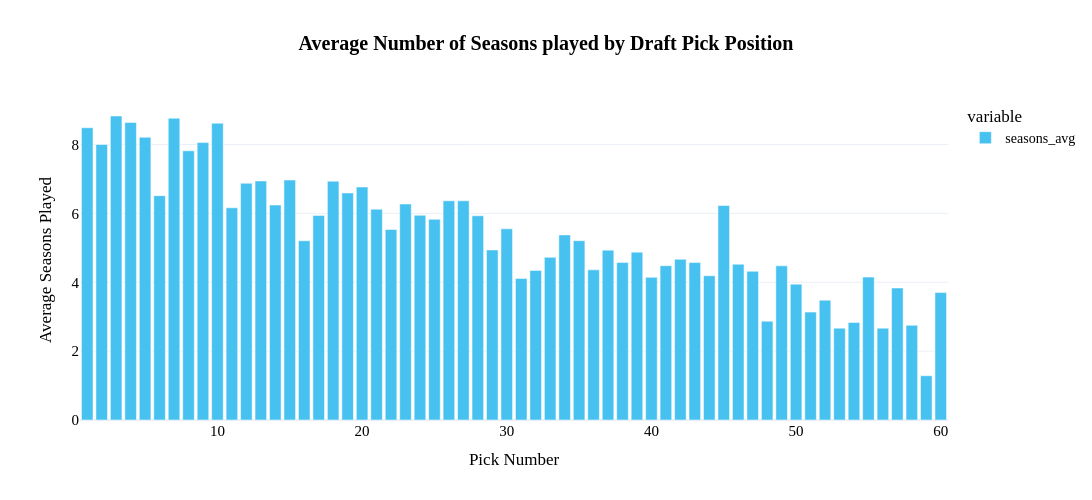

Notebook cell for this chart:
### Code cell
fig_pick_season_cnt = px.bar(
  season_game_count_by_pick[season_game_count_by_pick["OVERALL_PICK"]<61], 
  x="OVERALL_PICK", 
  y=["seasons_avg"],
  # color="PLAYER_NAME_LAST_FIRST",
  template='plotly_white',
  title="<b>Average Number of Seasons played by Draft Pick Position</b>", 
#   line_shape='spline',
  height=500, 
  width=1400,
  )
fig_pick_season_cnt.update_layout(
    # showlegend=False,
    title_x=0.5,
    xaxis_title="Pick Number",
    yaxis_title="Average Seasons Played",
    hoverlabel=dict(
        bgcolor="white",
        font_size=16,
        font_family="PT Sans Narrow"
    ),
    yaxis = dict(tickfont = dict(size=15)),
    xaxis = dict(tickfont = dict(size=15)),
    font=dict(
        family="PT Sans Narrow",
        size=14,
        color="Black"
    ),
    title_font_family="PT Sans Narrow"
)

fig_pick_season_cnt.update_traces(marker_color='#46C1F0')

fig_pick_season_cnt

### Figure 1 — Plotly figure (JSON) as saved in the notebook; plotly's stock layout.template omitted (floating-point values rounded to 4 significant figures)
{"data": [{"alignmentgroup": "True", "hovertemplate": "variable=seasons_avg<br>OVERALL_PICK=%{x}<br>value=%{y}<extra></extra>", "legendgroup": "seasons_avg", "marker": {"color": "#46C1F0", "pattern": {"shape": ""}}, "name": "seasons_avg", "offsetgroup": "seasons_avg", "orientation": "v", "showlegend": true, "textposition": "auto", "type": "bar", "x": [1, 2, 3, 4, 5, 6, 7, 8, 9, 10, 11, 12, 13, 14, 15, 16, 17, 18, 19, 20, 21, 22, 23, 24, 25, 26, 27, 28, 29, 30, 31, 32, 33, 34, 35, 36, 37, 38, 39, 40, 41, 42, 43, 44, 45, 46, 47, 48, 49, 50, 51, 52, 53, 54, 55, 56, 57, 58, 59, 60], "xaxis": "x", "y": [8.487, 8, 8.829, 8.639, 8.211, 6.515, 8.765, 7.818, 8.056, 8.618, 6.162, 6.875, 6.943, 6.242, 6.969, 5.206, 5.941, 6.935, 6.594, 6.767, 6.121, 5.533, 6.273, 5.944, 5.828, 6.367, 6.367, 5.931, 4.939, 5.552, 4.111, 4.345, 4.724, 5.375, 5.208, 4.36, 4.933, 4.577, 4.875, 4.143, 4.481, 4.667, 4.571, 4.19, 6.227, 4.524, 4.318, 2.87, 4.476, 3.944, 3.133, 3.48, 2.667, 2.833, 4.15, 2.667, 3.833, 2.75, 1.286, 3.7], "yaxis": "y"}], "layout": {"barmode": "relative", "font": {"color": "Black", "family": "PT Sans Narrow", "size": 14}, "height": 500, "hoverlabel": {"bgcolor": "white", "font": {"family": "PT Sans Narrow", "size": 16}}, "legend": {"title": {"text": "variable"}, "tracegroupgap": 0}, "title": {"font": {"family": "PT Sans Narrow"}, "text": "<b>Average Number of Seasons played by Draft Pick Position</b>", "x": 0.5}, "width": 1400, "xaxis": {"anchor": "y", "domain": [0, 1], "tickfont": {"size": 15}, "title": {"text": "Pick Number"}}, "yaxis": {"anchor": "x", "domain": [0, 1], "tickfont": {"size": 15}, "title": {"text": "Average Seasons Played"}}}}
